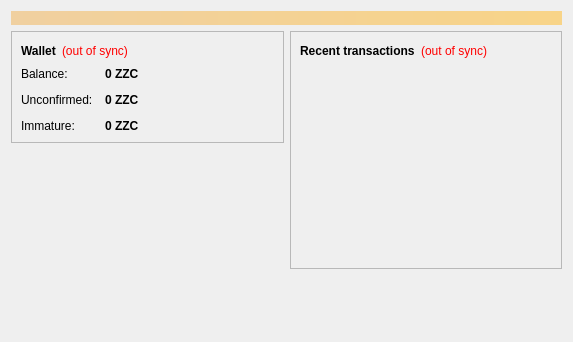
<?xml version="1.0" encoding="UTF-8"?>
<ui version="4.0">
 <class>OverviewPage</class>
 <widget class="QWidget" name="OverviewPage">
  <property name="geometry">
   <rect>
    <x>0</x>
    <y>0</y>
    <width>573</width>
    <height>342</height>
   </rect>
  </property>
  <property name="windowTitle">
   <string>Form</string>
  </property>
  <layout class="QVBoxLayout" name="topLayout">
   <item>
    <widget class="QLabel" name="labelAlerts">
     <property name="visible">
      <bool>false</bool>
     </property>
     <property name="styleSheet">
      <string notr="true">background-color: qlineargradient(x1: 0, y1: 0, x2: 1, y2: 0, stop:0 #F0D0A0, stop:1 #F8D488); color:#000000;</string>
     </property>
     <property name="wordWrap">
      <bool>true</bool>
     </property>
     <property name="margin">
      <number>3</number>
     </property>
    </widget>
   </item>
   <item>
    <layout class="QHBoxLayout" name="horizontalLayout" stretch="1,1">
     <item>
      <layout class="QVBoxLayout" name="verticalLayout_2">
       <item>
        <widget class="QFrame" name="frame">
         <property name="frameShape">
          <enum>QFrame::StyledPanel</enum>
         </property>
         <property name="frameShadow">
          <enum>QFrame::Raised</enum>
         </property>
         <layout class="QVBoxLayout" name="verticalLayout_4">
          <item>
           <layout class="QHBoxLayout" name="horizontalLayout_4">
            <item>
             <widget class="QLabel" name="label_5">
              <property name="font">
               <font>
                <weight>75</weight>
                <bold>true</bold>
               </font>
              </property>
              <property name="text">
               <string>Wallet</string>
              </property>
             </widget>
            </item>
            <item>
             <widget class="QLabel" name="labelWalletStatus">
              <property name="toolTip">
               <string>The displayed information may be out of date. Your wallet automatically synchronizes with the zzcoin network after a connection is established, but this process has not completed yet.</string>
              </property>
              <property name="styleSheet">
               <string notr="true">QLabel { color: red; }</string>
              </property>
              <property name="text">
               <string notr="true">(out of sync)</string>
              </property>
              <property name="alignment">
               <set>Qt::AlignLeading|Qt::AlignLeft|Qt::AlignVCenter</set>
              </property>
             </widget>
            </item>
            <item>
             <spacer name="horizontalSpacer_2">
              <property name="orientation">
               <enum>Qt::Horizontal</enum>
              </property>
              <property name="sizeHint" stdset="0">
               <size>
                <width>40</width>
                <height>20</height>
               </size>
              </property>
             </spacer>
            </item>
           </layout>
          </item>
          <item>
           <layout class="QFormLayout" name="formLayout_2">
            <property name="fieldGrowthPolicy">
             <enum>QFormLayout::AllNonFixedFieldsGrow</enum>
            </property>
            <property name="horizontalSpacing">
             <number>12</number>
            </property>
            <property name="verticalSpacing">
             <number>12</number>
            </property>
            <item row="0" column="0">
             <widget class="QLabel" name="label">
              <property name="text">
               <string>Balance:</string>
              </property>
             </widget>
            </item>
            <item row="0" column="1">
             <widget class="QLabel" name="labelBalance">
              <property name="font">
               <font>
                <weight>75</weight>
                <bold>true</bold>
               </font>
              </property>
              <property name="cursor">
               <cursorShape>IBeamCursor</cursorShape>
              </property>
              <property name="toolTip">
               <string>Your current balance</string>
              </property>
              <property name="text">
               <string notr="true">0 ZZC</string>
              </property>
              <property name="textInteractionFlags">
               <set>Qt::LinksAccessibleByMouse|Qt::TextSelectableByKeyboard|Qt::TextSelectableByMouse</set>
              </property>
             </widget>
            </item>
            <item row="1" column="0">
             <widget class="QLabel" name="label_3">
              <property name="text">
               <string>Unconfirmed:</string>
              </property>
             </widget>
            </item>
            <item row="1" column="1">
             <widget class="QLabel" name="labelUnconfirmed">
              <property name="font">
               <font>
                <weight>75</weight>
                <bold>true</bold>
               </font>
              </property>
              <property name="cursor">
               <cursorShape>IBeamCursor</cursorShape>
              </property>
              <property name="toolTip">
               <string>Total of transactions that have yet to be confirmed, and do not yet count toward the current balance</string>
              </property>
              <property name="text">
               <string notr="true">0 ZZC</string>
              </property>
              <property name="textInteractionFlags">
               <set>Qt::LinksAccessibleByMouse|Qt::TextSelectableByKeyboard|Qt::TextSelectableByMouse</set>
              </property>
             </widget>
            </item>
            <item row="2" column="0">
             <widget class="QLabel" name="labelImmatureText">
              <property name="text">
               <string>Immature:</string>
              </property>
             </widget>
            </item>
            <item row="2" column="1">
             <widget class="QLabel" name="labelImmature">
              <property name="font">
               <font>
                <weight>75</weight>
                <bold>true</bold>
               </font>
              </property>
              <property name="toolTip">
               <string>Mined balance that has not yet matured</string>
              </property>
              <property name="text">
               <string notr="true">0 ZZC</string>
              </property>
              <property name="textInteractionFlags">
               <set>Qt::LinksAccessibleByMouse|Qt::TextSelectableByKeyboard|Qt::TextSelectableByMouse</set>
              </property>
             </widget>
            </item>
           </layout>
          </item>
         </layout>
        </widget>
       </item>
       <item>
        <spacer name="verticalSpacer">
         <property name="orientation">
          <enum>Qt::Vertical</enum>
         </property>
         <property name="sizeHint" stdset="0">
          <size>
           <width>20</width>
           <height>40</height>
          </size>
         </property>
        </spacer>
       </item>
      </layout>
     </item>
     <item>
      <layout class="QVBoxLayout" name="verticalLayout_3">
       <item>
        <widget class="QFrame" name="frame_2">
         <property name="frameShape">
          <enum>QFrame::StyledPanel</enum>
         </property>
         <property name="frameShadow">
          <enum>QFrame::Raised</enum>
         </property>
         <layout class="QVBoxLayout" name="verticalLayout">
          <item>
           <layout class="QHBoxLayout" name="horizontalLayout_2">
            <item>
             <widget class="QLabel" name="label_4">
              <property name="text">
               <string>&lt;b&gt;Recent transactions&lt;/b&gt;</string>
              </property>
             </widget>
            </item>
            <item>
             <widget class="QLabel" name="labelTransactionsStatus">
              <property name="toolTip">
               <string>The displayed information may be out of date. Your wallet automatically synchronizes with the zzcoin network after a connection is established, but this process has not completed yet.</string>
              </property>
              <property name="styleSheet">
               <string notr="true">QLabel { color: red; }</string>
              </property>
              <property name="text">
               <string notr="true">(out of sync)</string>
              </property>
              <property name="alignment">
               <set>Qt::AlignRight|Qt::AlignTrailing|Qt::AlignVCenter</set>
              </property>
             </widget>
            </item>
            <item>
             <spacer name="horizontalSpacer">
              <property name="orientation">
               <enum>Qt::Horizontal</enum>
              </property>
              <property name="sizeHint" stdset="0">
               <size>
                <width>40</width>
                <height>20</height>
               </size>
              </property>
             </spacer>
            </item>
           </layout>
          </item>
          <item>
           <widget class="QListView" name="listTransactions">
            <property name="styleSheet">
             <string notr="true">QListView { background: transparent; }</string>
            </property>
            <property name="frameShape">
             <enum>QFrame::NoFrame</enum>
            </property>
            <property name="verticalScrollBarPolicy">
             <enum>Qt::ScrollBarAlwaysOff</enum>
            </property>
            <property name="horizontalScrollBarPolicy">
             <enum>Qt::ScrollBarAlwaysOff</enum>
            </property>
            <property name="selectionMode">
             <enum>QAbstractItemView::NoSelection</enum>
            </property>
           </widget>
          </item>
         </layout>
        </widget>
       </item>
       <item>
        <spacer name="verticalSpacer_2">
         <property name="orientation">
          <enum>Qt::Vertical</enum>
         </property>
         <property name="sizeHint" stdset="0">
          <size>
           <width>20</width>
           <height>40</height>
          </size>
         </property>
        </spacer>
       </item>
      </layout>
     </item>
    </layout>
   </item>
  </layout>
 </widget>
 <resources/>
 <connections/>
</ui>
